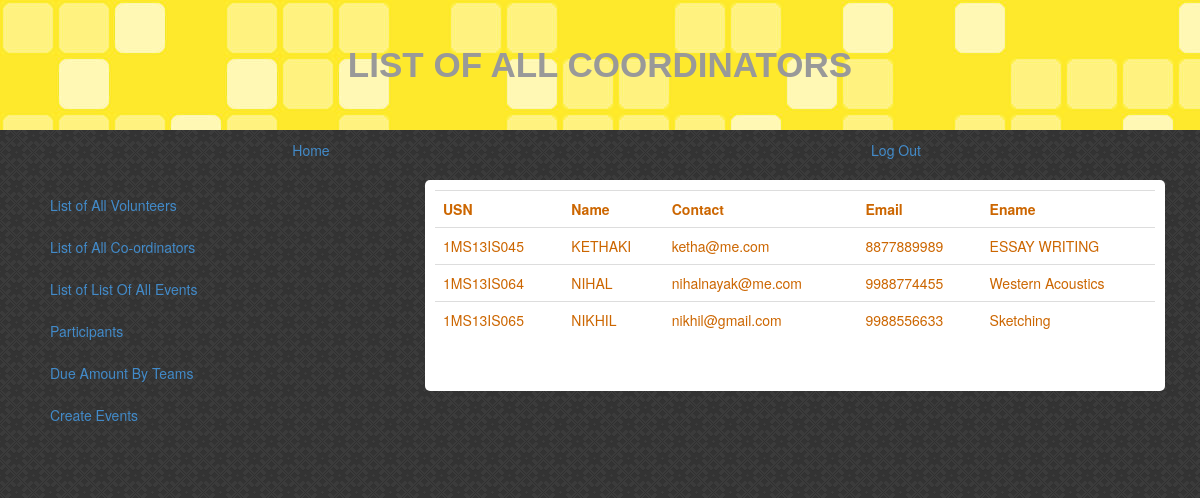
/project/allCoordinators.php (signed in), run on the app's committed database.
### tables this page shows
CREATE TABLE IF NOT EXISTS `volunteer` (
  `NAME` varchar(30) DEFAULT NULL,
  `USN` varchar(15) NOT NULL DEFAULT '',
  `EMAIL` varchar(50) DEFAULT NULL,
  `BRANCH` varchar(5) DEFAULT NULL,
  `PHNO` varchar(15) DEFAULT NULL,
  `PWD` varchar(30) DEFAULT NULL,
  `SEM` varchar(2) DEFAULT NULL,
  `SEC` varchar(2) DEFAULT NULL,
  `eid` int(11) DEFAULT NULL
);

CREATE TABLE IF NOT EXISTS `event` (
  `EID` int(11) NOT NULL,
  `ENAME` varchar(50) DEFAULT NULL,
  `ETYPE` varchar(20) DEFAULT NULL,
  `FEE` int(11) DEFAULT NULL,
  `LOCATION` varchar(50) DEFAULT NULL,
  `DT_TM` datetime DEFAULT NULL,
  `MAX_PART` int(11) DEFAULT NULL,
  `MAX_TIME` time DEFAULT NULL,
  `C_USN` varchar(15) DEFAULT NULL
);

### project/allCoordinators.php (the view, shortened to what this page needs)
<!DOCTYPE html PUBLIC "-//W3C//DTD XHTML 1.0 Transitional//EN" "http://www.w3.org/TR/xhtml1/DTD/xhtml1-transitional.dtd">
<html xmlns="http://www.w3.org/1999/xhtml">
<head>
<?php
function checkAdmin()
{
	$admin = 'admin';
	if($_SESSION['user'] == $admin)
	return 1;
	else
	return 0;
}
?>
<link href="../css/styleForProject.css" rel="stylesheet" type="text/css"/>
<link href="../css/bootstrap.min.css"  rel="stylesheet" type="text/css"/>
</head>
<body>
<div class="container-fluid">
<div class="row">
<header id="pageHeader" >
List of All Coordinators
</header>
</div></div>
<div class="container">
<div class="row">
<div class="nav nav-pills nav-justified">
<li><a href="myAccount.php">Home</a></li>
<li><a href="logout.php">Log Out</a></li>
</div>
</div>
</div>
<div class="container">
<div class="row">
<div class="col-sm-4">
<div id="sidebar">
<div class="nav nav-pills nav-stacked">
<li role="presentation"><a href="allVolunteers.php">List of All Volunteers</a></li>
<li role="presentation"><a href="allCoordinators.php">List of All Co-ordinators</a></li>
<li role="presentation"><a href="eventDetails.php">List of List Of All Events</a></li>
<li role="presentation"><a href="allParticipants.php">Participants</a></li>
<li role="presentation"><a href="dueAmt.php">Due Amount By Teams</a></li>
<?php
if(checkAdmin())
{
?>
<li role="presentation"><a href="createEvents.php">Create Events</a></li>;
<?php } ?>
</div>
</div>
</div>
<div class="col-sm-8">
<div class="box">
<?php
$sql_for_participants = "select volunteer.usn, volunteer.name, volunteer.email, volunteer.phno, event.ename from volunteer inner join event on event.C_USN = volunteer.usn";
$result_part = mysql_query($sql_for_participants);
$table = "<table class='table'><tr><th>USN</th><th>Name</th><th>Contact</th><th>Email</th><th>Ename</th>";
	while ($row = mysql_fetch_array($result_part	))
	{
		$table.="<tr><td>".$row[0]."</td><td>".$row[1]."</td><td>".$row[2]."</td><td>".$row[3]."</td><td>".$row[4]."</td></tr>";
	}
	$table.="</table>";
	echo $table;
	?>
<br /><br />
<p>
</p>
</div>
</div>
</div>
</div>
</body>
</html>

### css/styleForProject.css (style rules this page uses)
#pageHeader { background:#39F url(../img/bgImg.png) ; color:#999; text-align:center; font-size:2.5em; font-weight:900; font-family:Arial, Helvetica, sans-serif; padding:40px 0px; text-transform:uppercase; overflow:hidden; }
body { background: url(../img/dark_embroidery.png); line-height:1.618em; }
#sidebar { margin:10px 0px; padding:5px; }
.box { border-radius:5px; padding:10px; margin:10px 5px; line-height:1.618px; background:white; color:#C60; }
p { font-size:1.5em; margin: 5px; padding:5px; }

### data on the page
volunteer: USN "1MS13IS045", NAME "KETHAKI", EMAIL "ketha@me.com", PHNO "8877889989", eid.ENAME "ESSAY WRITING"
volunteer: USN "1MS13IS064", NAME "NIHAL", EMAIL "nihalnayak@me.com", PHNO "9988774455", eid.ENAME "Western Acoustics"
volunteer: USN "1MS13IS065", NAME "NIKHIL", EMAIL "nikhil@gmail.com", PHNO "9988556633", eid.ENAME "Sketching"
